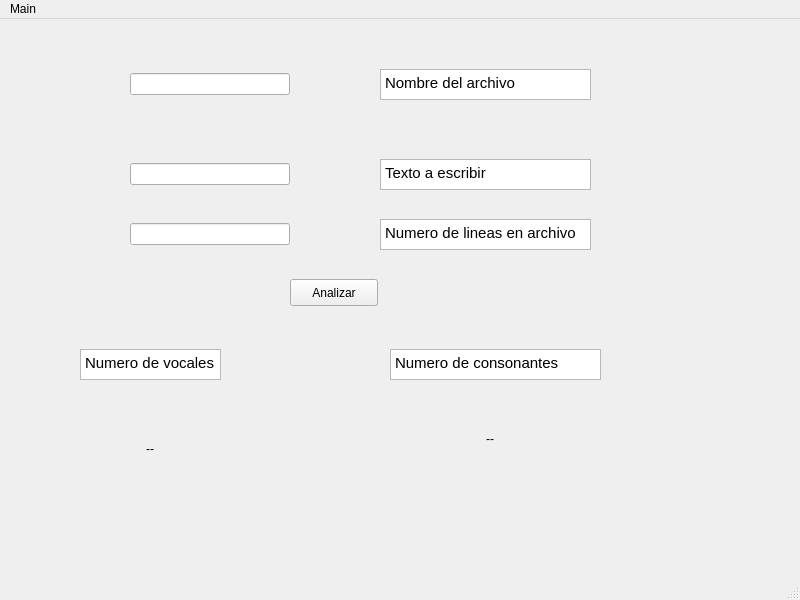
<?xml version="1.0" encoding="UTF-8"?>
<ui version="4.0">
 <class>MainWindow</class>
 <widget class="QMainWindow" name="MainWindow">
  <property name="geometry">
   <rect>
    <x>0</x>
    <y>0</y>
    <width>800</width>
    <height>600</height>
   </rect>
  </property>
  <property name="windowTitle">
   <string>MainWindow</string>
  </property>
  <widget class="QWidget" name="centralwidget">
   <widget class="QWidget" name="verticalLayoutWidget">
    <property name="geometry">
     <rect>
      <x>380</x>
      <y>50</y>
      <width>211</width>
      <height>31</height>
     </rect>
    </property>
    <layout class="QVBoxLayout" name="Layout1">
     <property name="spacing">
      <number>3</number>
     </property>
     <item>
      <widget class="QTextBrowser" name="msg1">
       <property name="html">
        <string>&lt;!DOCTYPE HTML PUBLIC &quot;-//W3C//DTD HTML 4.0//EN&quot; &quot;http://www.w3.org/TR/REC-html40/strict.dtd&quot;&gt;
&lt;html&gt;&lt;head&gt;&lt;meta name=&quot;qrichtext&quot; content=&quot;1&quot; /&gt;&lt;style type=&quot;text/css&quot;&gt;
p, li { white-space: pre-wrap; }
&lt;/style&gt;&lt;/head&gt;&lt;body style=&quot; font-family:'Ubuntu Sans'; font-size:11pt; font-weight:400; font-style:normal;&quot;&gt;
&lt;p style=&quot; margin-top:0px; margin-bottom:0px; margin-left:0px; margin-right:0px; -qt-block-indent:0; text-indent:0px;&quot;&gt;Nombre del archivo&lt;/p&gt;&lt;/body&gt;&lt;/html&gt;</string>
       </property>
      </widget>
     </item>
    </layout>
   </widget>
   <widget class="QWidget" name="verticalLayoutWidget_2">
    <property name="geometry">
     <rect>
      <x>130</x>
      <y>50</y>
      <width>160</width>
      <height>31</height>
     </rect>
    </property>
    <layout class="QVBoxLayout" name="Recibo1">
     <item>
      <widget class="QLineEdit" name="int1"/>
     </item>
    </layout>
   </widget>
   <widget class="QWidget" name="verticalLayoutWidget_3">
    <property name="geometry">
     <rect>
      <x>130</x>
      <y>140</y>
      <width>160</width>
      <height>31</height>
     </rect>
    </property>
    <layout class="QVBoxLayout" name="Recibo2">
     <item>
      <widget class="QLineEdit" name="int2"/>
     </item>
    </layout>
   </widget>
   <widget class="QWidget" name="verticalLayoutWidget_4">
    <property name="geometry">
     <rect>
      <x>380</x>
      <y>140</y>
      <width>211</width>
      <height>31</height>
     </rect>
    </property>
    <layout class="QVBoxLayout" name="Layout2">
     <property name="spacing">
      <number>3</number>
     </property>
     <item>
      <widget class="QTextBrowser" name="msg2">
       <property name="html">
        <string>&lt;!DOCTYPE HTML PUBLIC &quot;-//W3C//DTD HTML 4.0//EN&quot; &quot;http://www.w3.org/TR/REC-html40/strict.dtd&quot;&gt;
&lt;html&gt;&lt;head&gt;&lt;meta name=&quot;qrichtext&quot; content=&quot;1&quot; /&gt;&lt;style type=&quot;text/css&quot;&gt;
p, li { white-space: pre-wrap; }
&lt;/style&gt;&lt;/head&gt;&lt;body style=&quot; font-family:'Ubuntu Sans'; font-size:11pt; font-weight:400; font-style:normal;&quot;&gt;
&lt;p style=&quot; margin-top:0px; margin-bottom:0px; margin-left:0px; margin-right:0px; -qt-block-indent:0; text-indent:0px;&quot;&gt;Texto a escribir&lt;/p&gt;&lt;/body&gt;&lt;/html&gt;</string>
       </property>
      </widget>
     </item>
    </layout>
   </widget>
   <widget class="QWidget" name="verticalLayoutWidget_5">
    <property name="geometry">
     <rect>
      <x>130</x>
      <y>200</y>
      <width>160</width>
      <height>31</height>
     </rect>
    </property>
    <layout class="QVBoxLayout" name="Recibo3">
     <item>
      <widget class="QLineEdit" name="int3"/>
     </item>
    </layout>
   </widget>
   <widget class="QWidget" name="verticalLayoutWidget_6">
    <property name="geometry">
     <rect>
      <x>380</x>
      <y>200</y>
      <width>211</width>
      <height>31</height>
     </rect>
    </property>
    <layout class="QVBoxLayout" name="Layout3">
     <property name="spacing">
      <number>3</number>
     </property>
     <item>
      <widget class="QTextBrowser" name="msg3">
       <property name="html">
        <string>&lt;!DOCTYPE HTML PUBLIC &quot;-//W3C//DTD HTML 4.0//EN&quot; &quot;http://www.w3.org/TR/REC-html40/strict.dtd&quot;&gt;
&lt;html&gt;&lt;head&gt;&lt;meta name=&quot;qrichtext&quot; content=&quot;1&quot; /&gt;&lt;style type=&quot;text/css&quot;&gt;
p, li { white-space: pre-wrap; }
&lt;/style&gt;&lt;/head&gt;&lt;body style=&quot; font-family:'Ubuntu Sans'; font-size:11pt; font-weight:400; font-style:normal;&quot;&gt;
&lt;p style=&quot; margin-top:0px; margin-bottom:0px; margin-left:0px; margin-right:0px; -qt-block-indent:0; text-indent:0px;&quot;&gt;Numero de lineas en archivo&lt;/p&gt;&lt;/body&gt;&lt;/html&gt;</string>
       </property>
      </widget>
     </item>
    </layout>
   </widget>
   <widget class="QPushButton" name="pushButton">
    <property name="geometry">
     <rect>
      <x>290</x>
      <y>260</y>
      <width>88</width>
      <height>27</height>
     </rect>
    </property>
    <property name="text">
     <string>Analizar</string>
    </property>
   </widget>
   <widget class="QWidget" name="verticalLayoutWidget_7">
    <property name="geometry">
     <rect>
      <x>80</x>
      <y>330</y>
      <width>141</width>
      <height>31</height>
     </rect>
    </property>
    <layout class="QVBoxLayout" name="Layout4">
     <property name="spacing">
      <number>3</number>
     </property>
     <item>
      <widget class="QTextBrowser" name="msg4">
       <property name="html">
        <string>&lt;!DOCTYPE HTML PUBLIC &quot;-//W3C//DTD HTML 4.0//EN&quot; &quot;http://www.w3.org/TR/REC-html40/strict.dtd&quot;&gt;
&lt;html&gt;&lt;head&gt;&lt;meta name=&quot;qrichtext&quot; content=&quot;1&quot; /&gt;&lt;style type=&quot;text/css&quot;&gt;
p, li { white-space: pre-wrap; }
&lt;/style&gt;&lt;/head&gt;&lt;body style=&quot; font-family:'Ubuntu Sans'; font-size:11pt; font-weight:400; font-style:normal;&quot;&gt;
&lt;p style=&quot; margin-top:0px; margin-bottom:0px; margin-left:0px; margin-right:0px; -qt-block-indent:0; text-indent:0px;&quot;&gt;Numero de vocales&lt;/p&gt;&lt;/body&gt;&lt;/html&gt;</string>
       </property>
      </widget>
     </item>
    </layout>
   </widget>
   <widget class="QWidget" name="verticalLayoutWidget_8">
    <property name="geometry">
     <rect>
      <x>390</x>
      <y>330</y>
      <width>211</width>
      <height>31</height>
     </rect>
    </property>
    <layout class="QVBoxLayout" name="Layour5">
     <property name="spacing">
      <number>3</number>
     </property>
     <item>
      <widget class="QTextBrowser" name="msg5">
       <property name="html">
        <string>&lt;!DOCTYPE HTML PUBLIC &quot;-//W3C//DTD HTML 4.0//EN&quot; &quot;http://www.w3.org/TR/REC-html40/strict.dtd&quot;&gt;
&lt;html&gt;&lt;head&gt;&lt;meta name=&quot;qrichtext&quot; content=&quot;1&quot; /&gt;&lt;style type=&quot;text/css&quot;&gt;
p, li { white-space: pre-wrap; }
&lt;/style&gt;&lt;/head&gt;&lt;body style=&quot; font-family:'Ubuntu Sans'; font-size:11pt; font-weight:400; font-style:normal;&quot;&gt;
&lt;p style=&quot; margin-top:0px; margin-bottom:0px; margin-left:0px; margin-right:0px; -qt-block-indent:0; text-indent:0px;&quot;&gt;Numero de consonantes&lt;/p&gt;&lt;/body&gt;&lt;/html&gt;</string>
       </property>
      </widget>
     </item>
    </layout>
   </widget>
   <widget class="QWidget" name="verticalLayoutWidget_9">
    <property name="geometry">
     <rect>
      <x>70</x>
      <y>390</y>
      <width>160</width>
      <height>80</height>
     </rect>
    </property>
    <layout class="QVBoxLayout" name="Layout6">
     <item>
      <widget class="QLabel" name="out1">
       <property name="text">
        <string>--</string>
       </property>
       <property name="alignment">
        <set>Qt::AlignCenter</set>
       </property>
      </widget>
     </item>
    </layout>
   </widget>
   <widget class="QWidget" name="verticalLayoutWidget_10">
    <property name="geometry">
     <rect>
      <x>410</x>
      <y>380</y>
      <width>160</width>
      <height>80</height>
     </rect>
    </property>
    <layout class="QVBoxLayout" name="Layout7">
     <item>
      <widget class="QLabel" name="out2">
       <property name="text">
        <string>--</string>
       </property>
       <property name="alignment">
        <set>Qt::AlignCenter</set>
       </property>
      </widget>
     </item>
    </layout>
   </widget>
  </widget>
  <widget class="QMenuBar" name="menubar">
   <property name="geometry">
    <rect>
     <x>0</x>
     <y>0</y>
     <width>800</width>
     <height>24</height>
    </rect>
   </property>
   <widget class="QMenu" name="menuMain">
    <property name="title">
     <string>Main</string>
    </property>
   </widget>
   <addaction name="menuMain"/>
  </widget>
  <widget class="QStatusBar" name="statusbar"/>
 </widget>
 <resources/>
 <connections/>
</ui>
